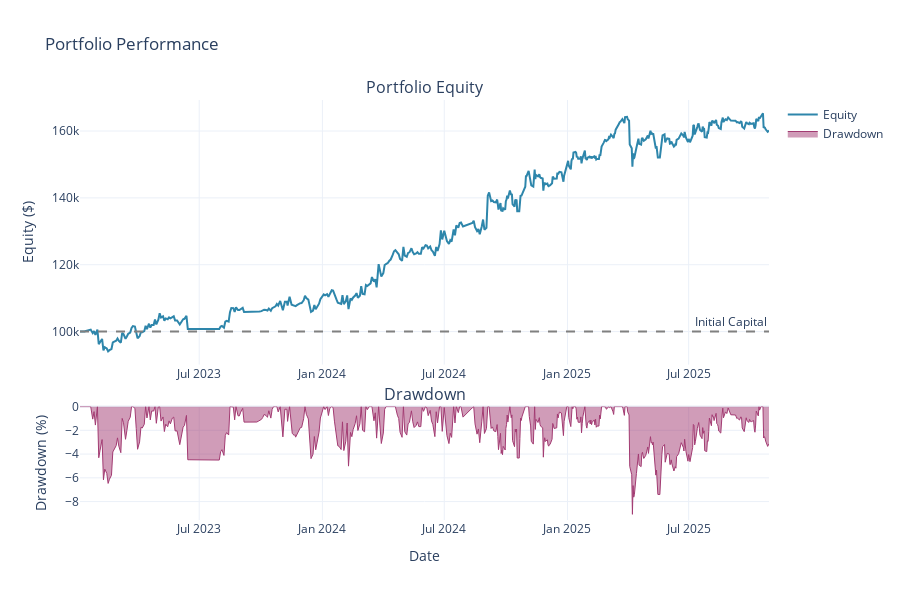

The cell this chart's notebook holds for it:
### Markdown cell above
## 7. Interactive Visualizations (8+)

Create publication-quality interactive charts using Plotly

### Code cell
# 1. Equity Curve with Drawdown
fig1 = make_subplots(
    rows=2, cols=1,
    subplot_titles=('Portfolio Equity', 'Drawdown'),
    vertical_spacing=0.1,
    row_heights=[0.7, 0.3]
)

# Equity curve
fig1.add_trace(
    go.Scatter(
        x=equity_curve.index,
        y=equity_curve['equity'],
        name='Equity',
        line=dict(color='#2E86AB', width=2)
    ),
    row=1, col=1
)

# Add initial capital line
fig1.add_hline(
    y=INITIAL_CAPITAL,
    line_dash="dash",
    line_color="gray",
    annotation_text="Initial Capital",
    row=1, col=1
)

# Calculate and plot drawdown
running_max = equity_curve['equity'].cummax()
drawdown = (equity_curve['equity'] - running_max) / running_max * 100

fig1.add_trace(
    go.Scatter(
        x=equity_curve.index,
        y=drawdown,
        name='Drawdown',
        fill='tozeroy',
        line=dict(color='#A23B72', width=1)
    ),
    row=2, col=1
)

fig1.update_xaxes(title_text="Date", row=2, col=1)
fig1.update_yaxes(title_text="Equity ($)", row=1, col=1)
fig1.update_yaxes(title_text="Drawdown (%)", row=2, col=1)

fig1.update_layout(
    title='Portfolio Performance',
    height=600,
    showlegend=True,
    template='plotly_white'
)

fig1.show()

print('Chart 1: Equity Curve with Drawdown ✓')

### Figure 1 — Plotly figure (JSON) as saved in the notebook; plotly's stock layout.template omitted (floating-point values rounded to 4 significant figures; data arrays with more than 128 entries replaced by an {"elided": "..."} marker saying what was removed)
{"data": [{"line": {"color": "#2E86AB", "width": 2}, "name": "Equity", "type": "scatter", "x": {"elided": "540 str values"}, "xaxis": "x", "y": {"elided": "540 float values"}, "yaxis": "y"}, {"fill": "tozeroy", "line": {"color": "#A23B72", "width": 1}, "name": "Drawdown", "type": "scatter", "x": {"elided": "540 str values"}, "xaxis": "x2", "y": {"elided": "540 float values"}, "yaxis": "y2"}], "layout": {"annotations": [{"font": {"size": 16}, "showarrow": false, "text": "Portfolio Equity", "x": 0.5, "xanchor": "center", "xref": "paper", "y": 1, "yanchor": "bottom", "yref": "paper"}, {"font": {"size": 16}, "showarrow": false, "text": "Drawdown", "x": 0.5, "xanchor": "center", "xref": "paper", "y": 0.27, "yanchor": "bottom", "yref": "paper"}, {"showarrow": false, "text": "Initial Capital", "x": 1, "xanchor": "right", "xref": "x domain", "y": 100000, "yanchor": "bottom", "yref": "y"}], "height": 600, "shapes": [{"line": {"color": "gray", "dash": "dash"}, "type": "line", "x0": 0, "x1": 1, "xref": "x domain", "y0": 100000, "y1": 100000, "yref": "y"}], "showlegend": true, "title": {"text": "Portfolio Performance"}, "xaxis": {"anchor": "y", "domain": [0, 1]}, "xaxis2": {"anchor": "y2", "domain": [0, 1], "title": {"text": "Date"}}, "yaxis": {"anchor": "x", "domain": [0.37, 1], "title": {"text": "Equity ($)"}}, "yaxis2": {"anchor": "x2", "domain": [0, 0.27], "title": {"text": "Drawdown (%)"}}}}
